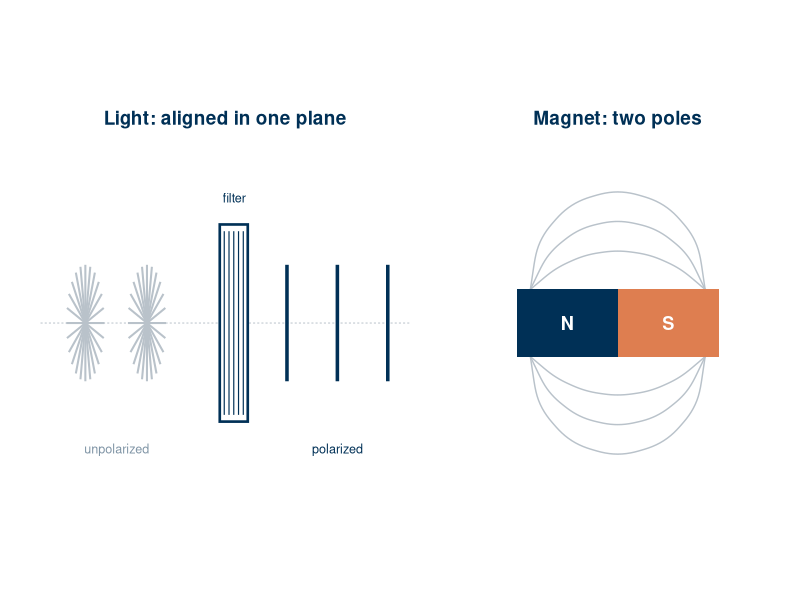
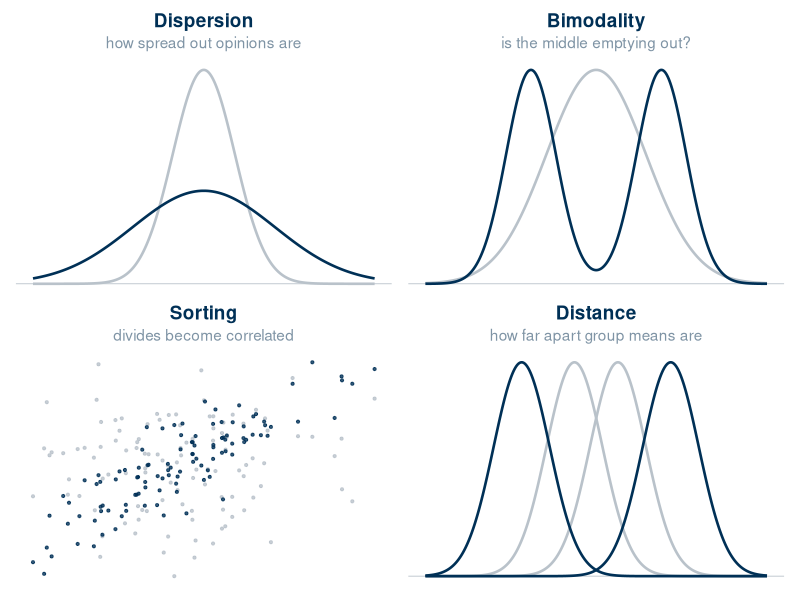
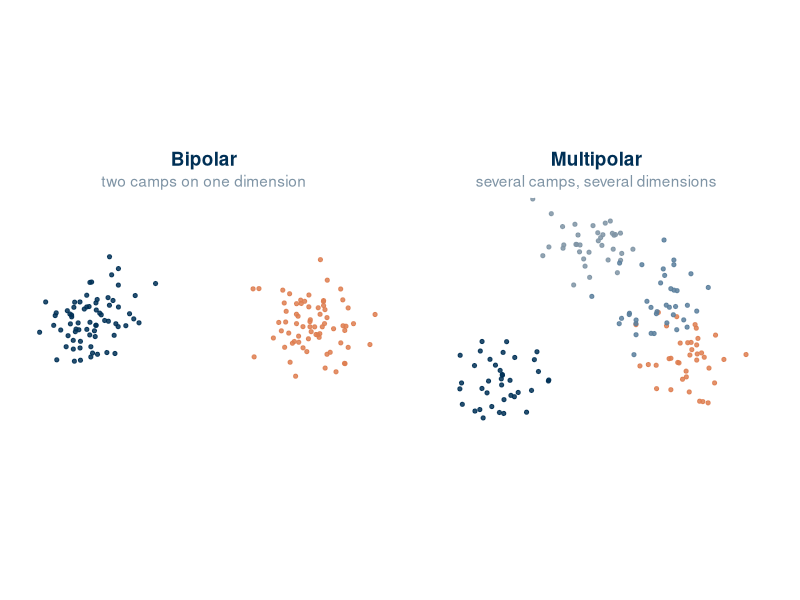
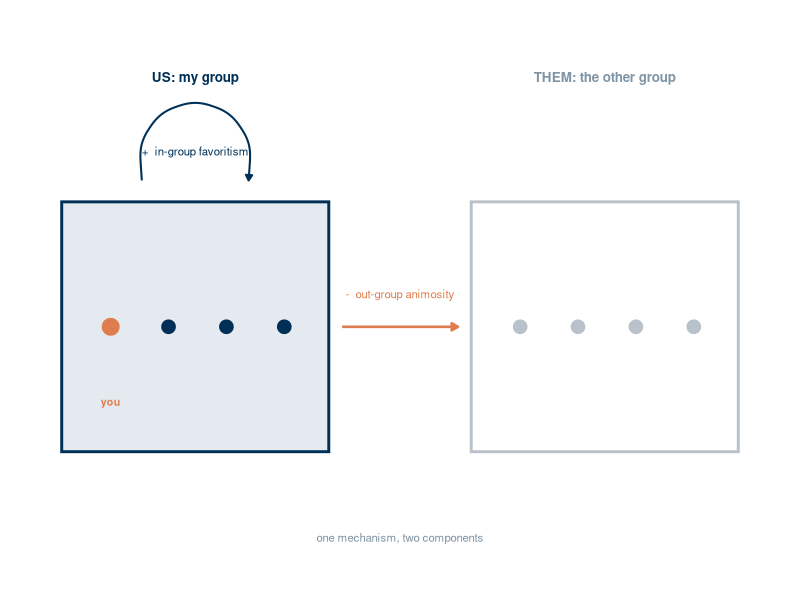
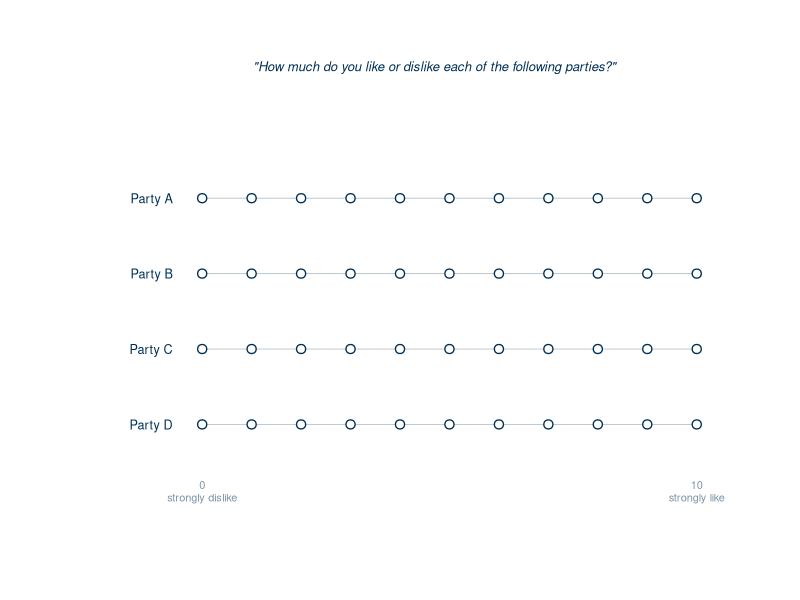
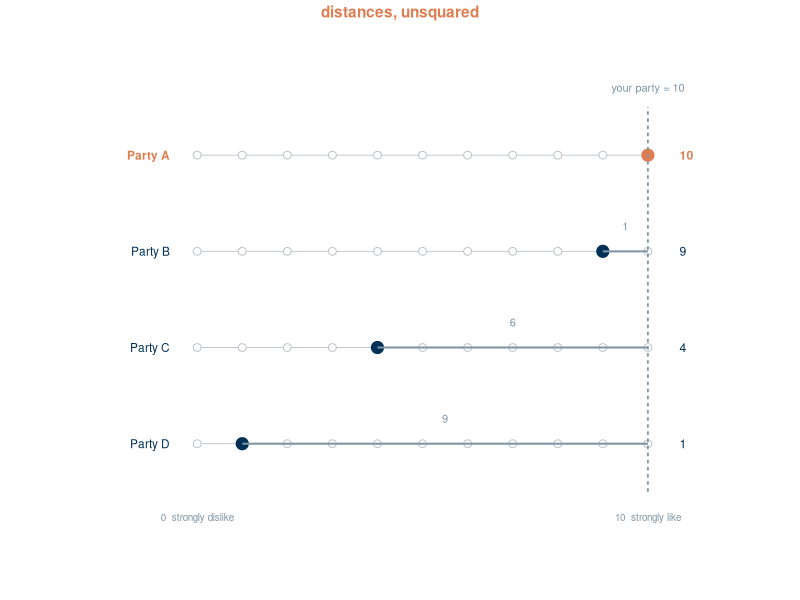
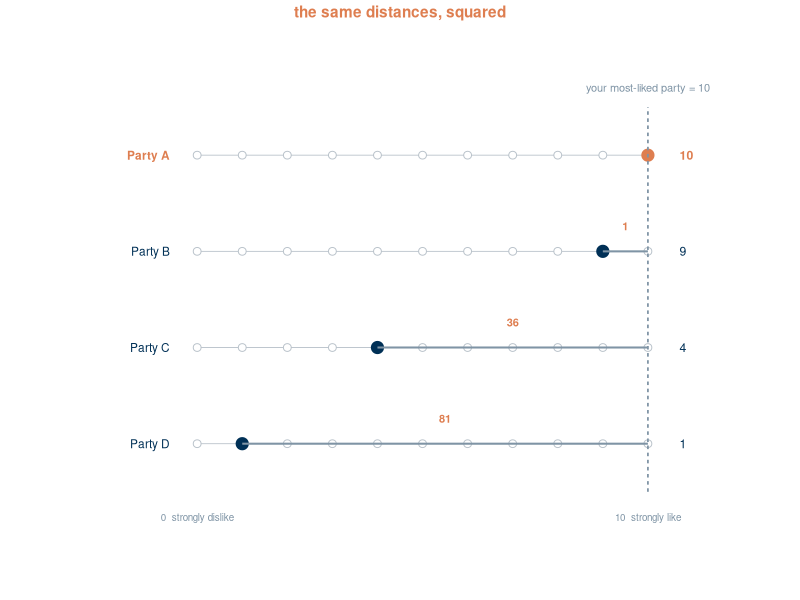
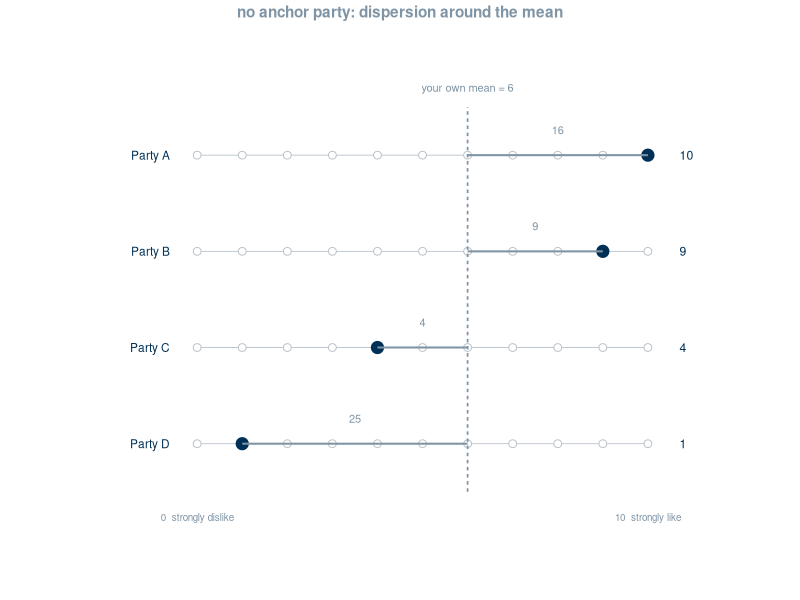

Source code (R) for these figures, in order:
## ---- chunk 1
#| label: setup
#| include: false

library(ggplot2)
library(dplyr)
library(patchwork)

navy <- "#003056"
accent <- "#DE7E50"
grey1 <- "#B9C2CA"
grey2 <- "#7F94A5"

theme_schematic <- function(base = 13) {
  theme_void(base_size = base) +
    theme(
      plot.title = element_text(
        colour = navy,
        face = "bold",
        hjust = 0.5,
        size = rel(1.05),
        margin = margin(b = 3)
      ),
      plot.subtitle = element_text(
        colour = grey2,
        hjust = 0.5,
        size = rel(0.85),
        margin = margin(b = 5)
      ),
      plot.background = element_rect(fill = "white", colour = NA),
      legend.position = "none",
      plot.margin = margin(4, 6, 4, 6)
    )
}
## ---- chunk 2
#| label: schematic-physics
#| fig-width: 8
#| fig-height: 3.5
#| fig-align: center
#| out-width: "80%"

ang <- seq(0, 165, by = 15) * pi / 180
pre <- do.call(
  rbind,
  lapply(c(0.55, 1.10), function(cx) {
    data.frame(x = cx, dx = 0.17 * cos(ang), dy = 0.52 * sin(ang))
  })
)
post <- data.frame(x = c(2.35, 2.80, 3.25))
grating <- data.frame(gx = seq(1.79, 1.96, length.out = 5))

p_light <- ggplot() +
  geom_segment(
    aes(x = 0.15, xend = 3.45, y = 0, yend = 0),
    colour = grey1,
    linewidth = 0.35,
    linetype = "22"
  ) +
  geom_segment(
    data = pre,
    aes(x = x - dx, xend = x + dx, y = -dy, yend = dy),
    colour = grey1,
    linewidth = 0.7
  ) +
  geom_rect(
    aes(xmin = 1.75, xmax = 2.00, ymin = -0.88, ymax = 0.88),
    fill = "white",
    colour = navy,
    linewidth = 0.9
  ) +
  geom_segment(
    data = grating,
    aes(x = gx, xend = gx, y = -0.82, yend = 0.82),
    colour = navy,
    linewidth = 0.4
  ) +
  geom_segment(
    data = post,
    aes(x = x, xend = x, y = -0.52, yend = 0.52),
    colour = navy,
    linewidth = 1.2
  ) +
  annotate(
    "text",
    x = 0.83,
    y = -1.12,
    label = "unpolarized",
    colour = grey2,
    size = 3.2
  ) +
  annotate(
    "text",
    x = 1.88,
    y = 1.12,
    label = "filter",
    colour = navy,
    size = 3.2
  ) +
  annotate(
    "text",
    x = 2.80,
    y = -1.12,
    label = "polarized",
    colour = navy,
    size = 3.2
  ) +
  coord_fixed(xlim = c(0.1, 3.5), ylim = c(-1.35, 1.35)) +
  labs(title = "Light: aligned in one plane", subtitle = " ") +
  theme_schematic()

fline <- data.frame(x = -0.78, y = 0.30, xend = 0.78, yend = 0.30)
flineb <- data.frame(x = -0.78, y = -0.30, xend = 0.78, yend = -0.30)
curv <- c(-0.45, -0.80, -1.15)

p_mag <- ggplot() +
  lapply(curv, function(cc) {
    geom_curve(
      data = fline,
      aes(x = x, y = y, xend = xend, yend = yend),
      curvature = cc,
      colour = grey1,
      linewidth = 0.5
    )
  }) +
  lapply(curv, function(cc) {
    geom_curve(
      data = flineb,
      aes(x = x, y = y, xend = xend, yend = yend),
      curvature = -cc,
      colour = grey1,
      linewidth = 0.5
    )
  }) +
  geom_rect(
    aes(xmin = -0.90, xmax = 0, ymin = -0.30, ymax = 0.30),
    fill = navy,
    colour = NA
  ) +
  geom_rect(
    aes(xmin = 0, xmax = 0.90, ymin = -0.30, ymax = 0.30),
    fill = accent,
    colour = NA
  ) +
  annotate(
    "text",
    x = -0.45,
    y = 0,
    label = "N",
    colour = "white",
    fontface = "bold",
    size = 4.6
  ) +
  annotate(
    "text",
    x = 0.45,
    y = 0,
    label = "S",
    colour = "white",
    fontface = "bold",
    size = 4.6
  ) +
  coord_fixed(xlim = c(-1.35, 1.35), ylim = c(-1.35, 1.35)) +
  labs(title = "Magnet: two poles", subtitle = " ") +
  theme_schematic()

p_light | p_mag
## ---- chunk 3
#| label: schematic-four-dists
#| fig-width: 8
#| fig-height: 3.3
#| fig-align: center
#| out-width: "70%"

xs <- seq(-5.5, 5.5, length.out = 400)

base_p <- function(d, title, sub) {
  ggplot(d, aes(x, y, colour = g, group = grp)) +
    geom_hline(yintercept = 0, colour = grey1, linewidth = 0.3) +
    geom_line(linewidth = 0.9) +
    scale_colour_manual(values = c(before = grey1, after = navy)) +
    labs(title = title, subtitle = sub) +
    theme_schematic()
}

d_disp <- rbind(
  data.frame(x = xs, y = dnorm(xs, 0, 1.0), g = "before", grp = "1"),
  data.frame(x = xs, y = dnorm(xs, 0, 2.3), g = "after", grp = "2")
)

d_bim <- rbind(
  data.frame(x = xs, y = dnorm(xs, 0, 1.6), g = "before", grp = "1"),
  data.frame(
    x = xs,
    y = 0.5 * dnorm(xs, -2.1, 0.8) + 0.5 * dnorm(xs, 2.1, 0.8),
    g = "after",
    grp = "2"
  )
)

d_dist <- rbind(
  data.frame(x = xs, y = dnorm(xs, -0.7, 0.9), g = "before", grp = "1"),
  data.frame(x = xs, y = dnorm(xs, 0.7, 0.9), g = "before", grp = "2"),
  data.frame(x = xs, y = dnorm(xs, -2.4, 0.9), g = "after", grp = "3"),
  data.frame(x = xs, y = dnorm(xs, 2.4, 0.9), g = "after", grp = "4")
)

set.seed(7)
n <- 110
aa <- rnorm(n)
d_sort <- rbind(
  data.frame(x = aa, y = rnorm(n), g = "before"),
  data.frame(x = aa, y = 0.9 * aa + sqrt(1 - 0.81) * rnorm(n), g = "after")
)

p_sort <- ggplot(d_sort, aes(x, y, colour = g)) +
  geom_point(size = 0.75, alpha = 0.8) +
  scale_colour_manual(values = c(before = grey1, after = navy)) +
  labs(title = "Sorting", subtitle = "divides become correlated") +
  theme_schematic()

(base_p(d_disp, "Dispersion", "how spread out opinions are") |
  base_p(d_bim, "Bimodality", "is the middle emptying out?")) /
  (p_sort |
    base_p(d_dist, "Distance", "how far apart group means are"))
## ---- chunk 4
#| label: schematic-bipolar-multipolar
#| fig-width: 8
#| fig-height: 2.4
#| fig-align: center
#| out-width: "70%"

set.seed(11)
bip <- data.frame(
  x = c(rnorm(70, -1.9, 0.45), rnorm(70, 1.9, 0.45)),
  y = rnorm(140, 0, 0.42),
  g = rep(c("a", "b"), each = 70)
)

mult <- data.frame(
  x = c(
    rnorm(38, -1.7, 0.42),
    rnorm(38, 1.7, 0.42),
    rnorm(38, -0.2, 0.42),
    rnorm(38, 1.1, 0.42)
  ),
  y = c(
    rnorm(38, -1.0, 0.38),
    rnorm(38, -0.7, 0.38),
    rnorm(38, 1.4, 0.38),
    rnorm(38, 0.4, 0.38)
  ),
  g = rep(letters[1:4], each = 38)
)

p_bi <- ggplot(bip, aes(x, y, colour = g)) +
  geom_point(size = 1.1, alpha = 0.85) +
  scale_colour_manual(values = c(a = navy, b = accent)) +
  coord_fixed(xlim = c(-3, 3), ylim = c(-2, 2)) +
  labs(title = "Bipolar", subtitle = "two camps on one dimension") +
  theme_schematic()

p_mu <- ggplot(mult, aes(x, y, colour = g)) +
  geom_point(size = 1.1, alpha = 0.85) +
  scale_colour_manual(
    values = c(a = navy, b = accent, c = grey2, d = "#5B7F9C")
  ) +
  coord_fixed(xlim = c(-3, 3), ylim = c(-2, 2)) +
  labs(title = "Multipolar", subtitle = "several camps, several dimensions") +
  theme_schematic()

p_bi | p_mu
## ---- chunk 5
#| label: schematic-ingroup-outgroup
#| fig-width: 8
#| fig-height: 2.2
#| fig-align: center
#| out-width: "78%"

box <- data.frame(
  xmin = c(0.2, 4.8),
  xmax = c(3.2, 7.8),
  ymin = 1.2,
  ymax = 2.6,
  fill = c("#E4EAEF", "white"),
  line = c(navy, grey1)
)

ppl <- rbind(
  data.frame(
    x = c(0.75, 1.4, 2.05, 2.7),
    y = 1.9,
    col = c(accent, navy, navy, navy),
    sz = c(5.4, 4.3, 4.3, 4.3)
  ),
  data.frame(x = c(5.35, 6.0, 6.65, 7.3), y = 1.9, col = grey1, sz = 4.3)
)

loop <- data.frame(x = 1.1, y = 2.72, xend = 2.3, yend = 2.72)
cross <- data.frame(x = 3.35, y = 1.9, xend = 4.65, yend = 1.9)

ggplot() +
  geom_rect(
    data = box,
    aes(xmin = xmin, xmax = xmax, ymin = ymin, ymax = ymax),
    fill = box$fill,
    colour = box$line,
    linewidth = 1
  ) +
  geom_point(data = ppl, aes(x, y), colour = ppl$col, size = ppl$sz) +
  annotate(
    "text",
    x = 0.75,
    y = 1.48,
    label = "you",
    colour = accent,
    size = 2.7,
    fontface = "bold"
  ) +
  annotate(
    "text",
    x = 1.7,
    y = 3.30,
    label = "US: my group",
    colour = navy,
    fontface = "bold",
    size = 3.4
  ) +
  annotate(
    "text",
    x = 6.3,
    y = 3.30,
    label = "THEM: the other group",
    colour = grey2,
    fontface = "bold",
    size = 3.4
  ) +
  geom_curve(
    data = loop,
    aes(x = x, y = y, xend = xend, yend = yend),
    curvature = -1.5,
    colour = navy,
    linewidth = 0.7,
    arrow = arrow(length = unit(0.16, "cm"), type = "closed")
  ) +
  annotate(
    "text",
    x = 1.7,
    y = 2.86,
    label = "+  in-group favoritism",
    colour = navy,
    size = 2.9,
    vjust = 0
  ) +
  geom_segment(
    data = cross,
    aes(x = x, y = y, xend = xend, yend = yend),
    colour = accent,
    linewidth = 0.9,
    arrow = arrow(length = unit(0.18, "cm"), type = "closed")
  ) +
  annotate(
    "text",
    x = 4.0,
    y = 2.06,
    label = "-  out-group animosity",
    colour = accent,
    size = 2.9,
    vjust = 0
  ) +
  annotate(
    "text",
    x = 4.0,
    y = 0.72,
    colour = grey2,
    size = 2.9,
    label = "one mechanism, two components"
  ) +
  coord_cartesian(xlim = c(0.0, 8.0), ylim = c(0.55, 3.55)) +
  theme_schematic()
## ---- chunk 6
#| label: schematic-thermometer-item
#| fig-width: 8
#| fig-height: 2.5
#| fig-align: center
#| out-width: "76%"

parties <- c("Party A", "Party B", "Party C", "Party D")
pts <- expand.grid(v = 0:10, p = seq_along(parties))
labs <- data.frame(p = seq_along(parties), lab = parties)

ggplot(pts, aes(v, -p)) +
  geom_segment(
    data = labs,
    aes(x = 0, xend = 10, y = -p, yend = -p),
    colour = grey1,
    linewidth = 0.3,
    inherit.aes = FALSE
  ) +
  geom_point(
    shape = 21,
    size = 2.6,
    fill = "white",
    colour = navy,
    stroke = 0.7
  ) +
  geom_text(
    data = labs,
    aes(x = -0.6, y = -p, label = lab),
    hjust = 1,
    colour = navy,
    size = 3.2,
    inherit.aes = FALSE
  ) +
  annotate(
    "text",
    x = 4.7,
    y = 0.75,
    size = 3.3,
    colour = navy,
    fontface = "italic",
    label = "\"How much do you like or dislike each of the following parties?\""
  ) +
  annotate(
    "text",
    x = 0,
    y = -4.75,
    label = "0\nstrongly dislike",
    colour = grey2,
    size = 2.8,
    lineheight = 0.95,
    vjust = 1
  ) +
  annotate(
    "text",
    x = 10,
    y = -4.75,
    label = "10\nstrongly like",
    colour = grey2,
    size = 2.8,
    lineheight = 0.95,
    vjust = 1
  ) +
  coord_cartesian(xlim = c(-3.2, 11.2), ylim = c(-5.9, 1.2)) +
  theme_schematic()
## ---- chunk 7
#| label: worked-example-setup
#| include: false

# One hypothetical respondent, four parties, 0-10 scale. The same four ratings
# drive all three measure slides; only the ANCHOR changes between them.
# Chosen so the arithmetic is clean: mean of the other parties = 5 exactly,
# mean of all four = 6 exactly.
ex <- data.frame(
  party = c("Party A", "Party B", "Party C", "Party D"),
  like  = c(10, 9, 4, 1),
  row   = 1:4
)

thermo_base <- function(highlight = character(0)) {
  pts <- expand.grid(v = 0:10, row = 1:4)
  d <- ex
  d$col  <- ifelse(d$party %in% highlight, accent, navy)
  d$face <- ifelse(d$party %in% highlight, "bold", "plain")

  ggplot() +
    geom_segment(data = d, aes(x = 0, xend = 10, y = -row, yend = -row),
                 colour = grey1, linewidth = 0.3) +
    geom_point(data = pts, aes(v, -row), shape = 21, size = 2.3,
               fill = "white", colour = grey1, stroke = 0.5) +
    geom_point(data = d, aes(like, -row, colour = col), size = 3.8) +
    geom_text(data = d, aes(-0.6, -row, label = party, colour = col,
                            fontface = face), hjust = 1, size = 3.0) +
    geom_text(data = d, aes(10.7, -row, label = like, colour = col,
                            fontface = face), hjust = 0, size = 3.1) +
    scale_colour_identity() +
    annotate("text", x = 0, y = -4.72, label = "0  strongly dislike",
             colour = grey2, size = 2.5, vjust = 1) +
    annotate("text", x = 10, y = -4.72, label = "10  strongly like",
             colour = grey2, size = 2.5, vjust = 1) +
    theme_schematic() +
    theme(plot.subtitle = element_text(colour = accent, face = "bold"))
}
## ---- chunk 8
#| label: schematic-api
#| fig-width: 8
#| fig-height: 2.5
#| fig-align: center
#| out-width: "72%"

dev_a <- transform(ex, d = 10 - like, mid = (like + 10) / 2)

thermo_base("Party A") +
  annotate("segment", x = 10, xend = 10, y = -4.5, yend = -0.5,
           colour = grey2, linetype = "22", linewidth = 0.6) +
  annotate("text", x = 10, y = -0.34, label = "your party = 10",
           colour = grey2, size = 2.8, vjust = 0) +
  geom_segment(data = subset(dev_a, d > 0),
               aes(x = like, xend = 10, y = -row, yend = -row),
               colour = grey2, linewidth = 0.7) +
  geom_text(data = subset(dev_a, d > 0),
            aes(mid, -row + 0.26, label = d),
            colour = grey2, size = 2.8) +
  labs(subtitle = "distances, unsquared") +
  coord_cartesian(xlim = c(-3.4, 12.4), ylim = c(-5.3, 0.05))
## ---- chunk 9
#| label: schematic-distance
#| fig-width: 8
#| fig-height: 2.5
#| fig-align: center
#| out-width: "72%"

dev_d <- transform(ex, sq = (like - 10)^2, mid = (like + 10) / 2)

thermo_base("Party A") +
  annotate("segment", x = 10, xend = 10, y = -4.5, yend = -0.5,
           colour = grey2, linetype = "22", linewidth = 0.6) +
  annotate("text", x = 10, y = -0.34, label = "your most-liked party = 10",
           colour = grey2, size = 2.8, vjust = 0) +
  geom_segment(data = subset(dev_d, sq > 0),
               aes(x = like, xend = 10, y = -row, yend = -row),
               colour = grey2, linewidth = 0.7) +
  geom_text(data = subset(dev_d, sq > 0),
            aes(mid, -row + 0.26, label = sq),
            colour = accent, fontface = "bold", size = 2.8) +
  labs(subtitle = "the same distances, squared") +
  coord_cartesian(xlim = c(-3.4, 12.4), ylim = c(-5.3, 0.05))
## ---- chunk 10
#| label: schematic-spread
#| fig-width: 8
#| fig-height: 2.4
#| fig-align: center
#| out-width: "72%"

dev_s <- transform(ex, sq = (like - 6)^2, mid = (like + 6) / 2)

thermo_base() +
  annotate("segment", x = 6, xend = 6, y = -4.5, yend = -0.5,
           colour = grey2, linetype = "22", linewidth = 0.6) +
  annotate("text", x = 6, y = -0.34, label = "your own mean = 6",
           colour = grey2, size = 2.8, vjust = 0) +
  geom_segment(data = dev_s, aes(x = like, xend = 6, y = -row, yend = -row),
               colour = grey2, linewidth = 0.7) +
  geom_text(data = dev_s, aes(mid, -row + 0.26, label = sq),
            colour = grey2, size = 2.8) +
  labs(subtitle = "no anchor party: dispersion around the mean") +
  theme(plot.subtitle = element_text(colour = grey2, face = "bold")) +
  coord_cartesian(xlim = c(-3.4, 12.4), ylim = c(-5.3, 0.05))
## ---- chunk 11
#| label: schematic-ap-typology
#| fig-width: 8
#| fig-height: 3.4
#| fig-align: center
#| out-width: "58%"

cells <- data.frame(
  x = c(1, 2, 1, 2),
  y = c(2, 2, 1, 1),
  lab = c(
    "Feeling thermometer\nparty like/dislike",
    "Candidate-choice conjoints\nDonation & campaign tasks\nVote choice, turnout",
    "Social distance items\n\"would you mind if\nyour child married one?\"",
    "Allocation games\ncooperation, solidarity, trust\nDating & hiring"
  ),
  fill = c(navy, "white", "white", accent),
  txt = c("white", navy, navy, "white")
)

ggplot(cells, aes(x, y)) +
  geom_tile(
    aes(fill = fill),
    colour = navy,
    linewidth = 0.9,
    width = 0.94,
    height = 0.90
  ) +
  geom_text(aes(label = lab, colour = txt), size = 3.0, lineheight = 0.95) +
  scale_fill_identity() +
  scale_colour_identity() +
  annotate(
    "text",
    x = 1,
    y = 2.66,
    label = "Attitudinal\nwhat people say",
    colour = navy,
    fontface = "bold",
    size = 3.2,
    lineheight = 0.95
  ) +
  annotate(
    "text",
    x = 2,
    y = 2.66,
    label = "Behavioral\nwhat people do",
    colour = navy,
    fontface = "bold",
    size = 3.2,
    lineheight = 0.95
  ) +
  annotate(
    "text",
    x = 0.40,
    y = 2,
    angle = 90,
    lineheight = 0.95,
    label = "Vertical\nparties & leaders",
    colour = navy,
    fontface = "bold",
    size = 3.2
  ) +
  annotate(
    "text",
    x = 0.40,
    y = 1,
    angle = 90,
    lineheight = 0.95,
    label = "Horizontal\nordinary citizens",
    colour = navy,
    fontface = "bold",
    size = 3.2
  ) +
  annotate(
    "text",
    x = 1.5,
    y = 0.36,
    size = 2.9,
    colour = grey2,
    label = "Nearly the entire comparative AP literature sits in the top-left cell"
  ) +
  coord_cartesian(xlim = c(0.25, 2.62), ylim = c(0.25, 3.02)) +
  theme_schematic()
